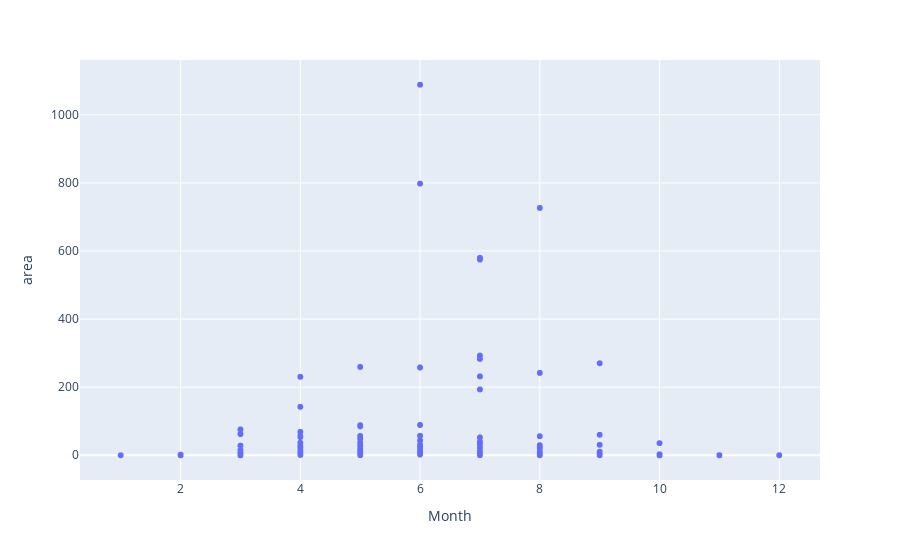
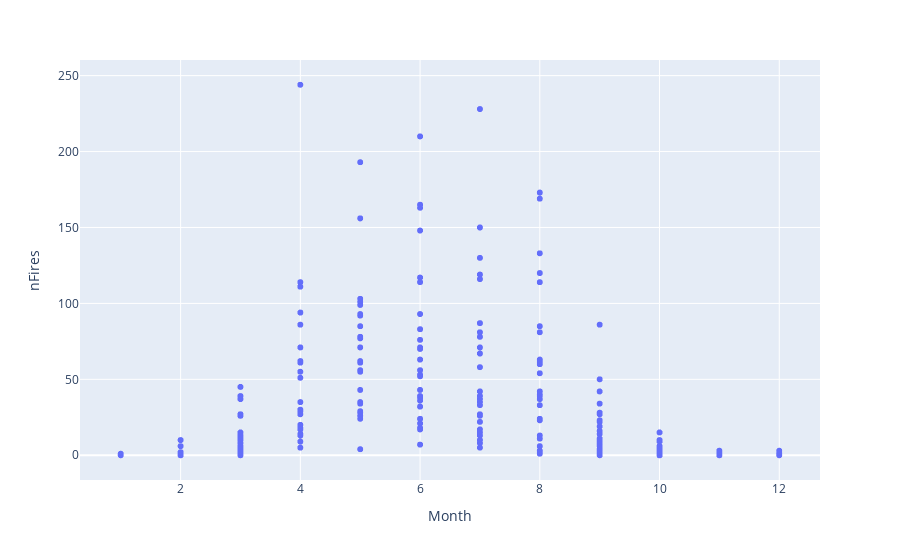

The code cell stored with these charts, in order, in its notebook:
### Code cell
fig1 = pl.scatter(data, x="Month", y="area")
fig2 = pl.scatter(data, x="Month", y="nFires")
fig1.show()
fig2.show()

### Figure 1 — Plotly figure (JSON) as saved in the notebook; plotly's stock layout.template omitted (floating-point values rounded to 4 significant figures; data arrays with more than 128 entries replaced by an {"elided": "..."} marker saying what was removed)
{"data": [{"hovertemplate": "Month=%{x}<br>area=%{y}<extra></extra>", "legendgroup": "", "marker": {"color": "#636efa", "symbol": "circle"}, "mode": "markers", "name": "", "showlegend": false, "type": "scattergl", "x": {"elided": "6390 int values"}, "xaxis": "x", "y": {"elided": "6390 mixed values"}, "yaxis": "y"}], "layout": {"legend": {"tracegroupgap": 0}, "margin": {"t": 60}, "xaxis": {"anchor": "y", "domain": [0, 1], "title": {"text": "Month"}}, "yaxis": {"anchor": "x", "domain": [0, 1], "title": {"text": "area"}}}}

### Figure 2 — Plotly figure (JSON) as saved in the notebook; plotly's stock layout.template omitted (floating-point values rounded to 4 significant figures; data arrays with more than 128 entries replaced by an {"elided": "..."} marker saying what was removed)
{"data": [{"hovertemplate": "Month=%{x}<br>nFires=%{y}<extra></extra>", "legendgroup": "", "marker": {"color": "#636efa", "symbol": "circle"}, "mode": "markers", "name": "", "showlegend": false, "type": "scattergl", "x": {"elided": "6390 int values"}, "xaxis": "x", "y": {"elided": "6390 int values"}, "yaxis": "y"}], "layout": {"legend": {"tracegroupgap": 0}, "margin": {"t": 60}, "xaxis": {"anchor": "y", "domain": [0, 1], "title": {"text": "Month"}}, "yaxis": {"anchor": "x", "domain": [0, 1], "title": {"text": "nFires"}}}}
